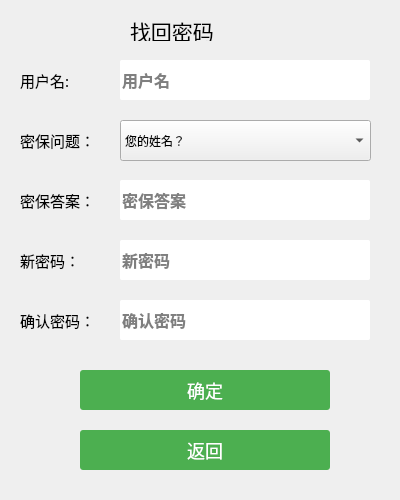
<?xml version="1.0" encoding="UTF-8"?>
<ui version="4.0">
 <class>WidgetFindPwd</class>
 <widget class="QWidget" name="WidgetFindPwd">
  <property name="geometry">
   <rect>
    <x>0</x>
    <y>0</y>
    <width>400</width>
    <height>500</height>
   </rect>
  </property>
  <property name="windowTitle">
   <string>Form</string>
  </property>
  <property name="autoFillBackground">
   <bool>true</bool>
  </property>
  <widget class="QLineEdit" name="pwdEdit">
   <property name="geometry">
    <rect>
     <x>120</x>
     <y>240</y>
     <width>250</width>
     <height>40</height>
    </rect>
   </property>
   <property name="sizePolicy">
    <sizepolicy hsizetype="MinimumExpanding" vsizetype="Fixed">
     <horstretch>0</horstretch>
     <verstretch>0</verstretch>
    </sizepolicy>
   </property>
   <property name="minimumSize">
    <size>
     <width>250</width>
     <height>40</height>
    </size>
   </property>
   <property name="maximumSize">
    <size>
     <width>200</width>
     <height>40</height>
    </size>
   </property>
   <property name="font">
    <font>
     <family>Courier New</family>
     <pointsize>12</pointsize>
     <weight>75</weight>
     <bold>true</bold>
    </font>
   </property>
   <property name="autoFillBackground">
    <bool>false</bool>
   </property>
   <property name="styleSheet">
    <string notr="true">QLineEdit{
border-radius:2px;
}
QLineEdit:hover{
border:1px solid  #4CAF50;

} 
</string>
   </property>
   <property name="inputMask">
    <string notr="true"/>
   </property>
   <property name="text">
    <string notr="true"/>
   </property>
   <property name="maxLength">
    <number>18</number>
   </property>
   <property name="echoMode">
    <enum>QLineEdit::Password</enum>
   </property>
   <property name="placeholderText">
    <string>新密码</string>
   </property>
  </widget>
  <widget class="QLineEdit" name="accountEdit">
   <property name="geometry">
    <rect>
     <x>120</x>
     <y>60</y>
     <width>250</width>
     <height>40</height>
    </rect>
   </property>
   <property name="sizePolicy">
    <sizepolicy hsizetype="MinimumExpanding" vsizetype="Fixed">
     <horstretch>0</horstretch>
     <verstretch>0</verstretch>
    </sizepolicy>
   </property>
   <property name="minimumSize">
    <size>
     <width>250</width>
     <height>40</height>
    </size>
   </property>
   <property name="maximumSize">
    <size>
     <width>200</width>
     <height>40</height>
    </size>
   </property>
   <property name="font">
    <font>
     <family>Courier New</family>
     <pointsize>12</pointsize>
     <weight>75</weight>
     <bold>true</bold>
    </font>
   </property>
   <property name="toolTip">
    <string>用户名</string>
   </property>
   <property name="statusTip">
    <string/>
   </property>
   <property name="autoFillBackground">
    <bool>false</bool>
   </property>
   <property name="styleSheet">
    <string notr="true">QLineEdit{
border-radius:2px;
}
QLineEdit:hover{
border:1px solid #4CAF50;
} 

</string>
   </property>
   <property name="text">
    <string/>
   </property>
   <property name="maxLength">
    <number>18</number>
   </property>
   <property name="cursorPosition">
    <number>0</number>
   </property>
   <property name="dragEnabled">
    <bool>false</bool>
   </property>
   <property name="placeholderText">
    <string>用户名</string>
   </property>
   <property name="cursorMoveStyle">
    <enum>Qt::VisualMoveStyle</enum>
   </property>
   <property name="clearButtonEnabled">
    <bool>false</bool>
   </property>
  </widget>
  <widget class="QComboBox" name="comboBox">
   <property name="geometry">
    <rect>
     <x>120</x>
     <y>120</y>
     <width>251</width>
     <height>41</height>
    </rect>
   </property>
   <item>
    <property name="text">
     <string>您的姓名？</string>
    </property>
   </item>
   <item>
    <property name="text">
     <string>您的生日？</string>
    </property>
   </item>
  </widget>
  <widget class="QPushButton" name="oKBtn">
   <property name="geometry">
    <rect>
     <x>80</x>
     <y>370</y>
     <width>250</width>
     <height>40</height>
    </rect>
   </property>
   <property name="minimumSize">
    <size>
     <width>250</width>
     <height>40</height>
    </size>
   </property>
   <property name="maximumSize">
    <size>
     <width>250</width>
     <height>40</height>
    </size>
   </property>
   <property name="font">
    <font>
     <pointsize>-1</pointsize>
    </font>
   </property>
   <property name="styleSheet">
    <string notr="true">QPushButton{
border-radius:3px;
background-color: #4CAF50; /* Green */
color: white;
font-size: 18px;

}
QPushButton:hover{
	background-color:#76CE76;
	border:1px solid #4CAF50;

	}  
QPushButton:pressed{
	background-color:#76CE76;	
	border:1px solid #4CAF50;
	}

</string>
   </property>
   <property name="text">
    <string>确定</string>
   </property>
   <property name="autoDefault">
    <bool>false</bool>
   </property>
   <property name="default">
    <bool>false</bool>
   </property>
   <property name="flat">
    <bool>false</bool>
   </property>
  </widget>
  <widget class="QLineEdit" name="qstionEdit">
   <property name="geometry">
    <rect>
     <x>120</x>
     <y>180</y>
     <width>250</width>
     <height>40</height>
    </rect>
   </property>
   <property name="sizePolicy">
    <sizepolicy hsizetype="MinimumExpanding" vsizetype="Fixed">
     <horstretch>0</horstretch>
     <verstretch>0</verstretch>
    </sizepolicy>
   </property>
   <property name="minimumSize">
    <size>
     <width>250</width>
     <height>40</height>
    </size>
   </property>
   <property name="maximumSize">
    <size>
     <width>200</width>
     <height>40</height>
    </size>
   </property>
   <property name="font">
    <font>
     <family>Courier New</family>
     <pointsize>12</pointsize>
     <weight>75</weight>
     <bold>true</bold>
    </font>
   </property>
   <property name="autoFillBackground">
    <bool>false</bool>
   </property>
   <property name="styleSheet">
    <string notr="true">QLineEdit{
border-radius:2px;
}
QLineEdit:hover{
border:1px solid  #4CAF50;

} 
</string>
   </property>
   <property name="inputMask">
    <string notr="true"/>
   </property>
   <property name="text">
    <string notr="true"/>
   </property>
   <property name="maxLength">
    <number>18</number>
   </property>
   <property name="placeholderText">
    <string>密保答案</string>
   </property>
  </widget>
  <widget class="QLineEdit" name="pwdEdit_2">
   <property name="geometry">
    <rect>
     <x>120</x>
     <y>300</y>
     <width>250</width>
     <height>40</height>
    </rect>
   </property>
   <property name="sizePolicy">
    <sizepolicy hsizetype="MinimumExpanding" vsizetype="Fixed">
     <horstretch>0</horstretch>
     <verstretch>0</verstretch>
    </sizepolicy>
   </property>
   <property name="minimumSize">
    <size>
     <width>250</width>
     <height>40</height>
    </size>
   </property>
   <property name="maximumSize">
    <size>
     <width>200</width>
     <height>40</height>
    </size>
   </property>
   <property name="font">
    <font>
     <family>Courier New</family>
     <pointsize>12</pointsize>
     <weight>75</weight>
     <bold>true</bold>
    </font>
   </property>
   <property name="autoFillBackground">
    <bool>false</bool>
   </property>
   <property name="styleSheet">
    <string notr="true">QLineEdit{
border-radius:2px;
}
QLineEdit:hover{
border:1px solid  #4CAF50;

} 
</string>
   </property>
   <property name="inputMask">
    <string notr="true"/>
   </property>
   <property name="text">
    <string notr="true"/>
   </property>
   <property name="maxLength">
    <number>18</number>
   </property>
   <property name="echoMode">
    <enum>QLineEdit::Password</enum>
   </property>
   <property name="placeholderText">
    <string>确认密码</string>
   </property>
  </widget>
  <widget class="QPushButton" name="BackBtn">
   <property name="geometry">
    <rect>
     <x>80</x>
     <y>430</y>
     <width>250</width>
     <height>40</height>
    </rect>
   </property>
   <property name="minimumSize">
    <size>
     <width>250</width>
     <height>40</height>
    </size>
   </property>
   <property name="maximumSize">
    <size>
     <width>250</width>
     <height>40</height>
    </size>
   </property>
   <property name="font">
    <font>
     <pointsize>-1</pointsize>
    </font>
   </property>
   <property name="autoFillBackground">
    <bool>false</bool>
   </property>
   <property name="styleSheet">
    <string notr="true">QPushButton{
border-radius:3px;
background-color: #4CAF50; /* Green */
color: white;
font-size: 18px;

}
QPushButton:hover{
	background-color:#76CE76;
	border:1px solid #4CAF50;

	}  
QPushButton:pressed{
	background-color:#76CE76;	
	border:1px solid #4CAF50;
	}

</string>
   </property>
   <property name="text">
    <string>返回</string>
   </property>
   <property name="autoDefault">
    <bool>false</bool>
   </property>
   <property name="default">
    <bool>false</bool>
   </property>
   <property name="flat">
    <bool>false</bool>
   </property>
  </widget>
  <widget class="QLabel" name="titleLbl">
   <property name="geometry">
    <rect>
     <x>130</x>
     <y>20</y>
     <width>121</width>
     <height>21</height>
    </rect>
   </property>
   <property name="font">
    <font>
     <family>楷体</family>
     <pointsize>16</pointsize>
    </font>
   </property>
   <property name="text">
    <string>找回密码</string>
   </property>
  </widget>
  <widget class="QLabel" name="label">
   <property name="geometry">
    <rect>
     <x>20</x>
     <y>70</y>
     <width>72</width>
     <height>21</height>
    </rect>
   </property>
   <property name="font">
    <font>
     <family>楷体</family>
     <pointsize>11</pointsize>
    </font>
   </property>
   <property name="text">
    <string>用户名:</string>
   </property>
  </widget>
  <widget class="QLabel" name="label_2">
   <property name="geometry">
    <rect>
     <x>20</x>
     <y>250</y>
     <width>72</width>
     <height>21</height>
    </rect>
   </property>
   <property name="font">
    <font>
     <family>楷体</family>
     <pointsize>11</pointsize>
    </font>
   </property>
   <property name="text">
    <string>新密码：</string>
   </property>
  </widget>
  <widget class="QLabel" name="label_3">
   <property name="geometry">
    <rect>
     <x>20</x>
     <y>310</y>
     <width>81</width>
     <height>21</height>
    </rect>
   </property>
   <property name="font">
    <font>
     <family>楷体</family>
     <pointsize>11</pointsize>
    </font>
   </property>
   <property name="text">
    <string>确认密码：</string>
   </property>
  </widget>
  <widget class="QLabel" name="label_4">
   <property name="geometry">
    <rect>
     <x>20</x>
     <y>130</y>
     <width>81</width>
     <height>21</height>
    </rect>
   </property>
   <property name="font">
    <font>
     <family>楷体</family>
     <pointsize>11</pointsize>
    </font>
   </property>
   <property name="text">
    <string>密保问题：</string>
   </property>
  </widget>
  <widget class="QLabel" name="label_5">
   <property name="geometry">
    <rect>
     <x>20</x>
     <y>190</y>
     <width>81</width>
     <height>21</height>
    </rect>
   </property>
   <property name="font">
    <font>
     <family>楷体</family>
     <pointsize>11</pointsize>
    </font>
   </property>
   <property name="text">
    <string>密保答案：</string>
   </property>
  </widget>
 </widget>
 <resources/>
 <connections/>
</ui>
